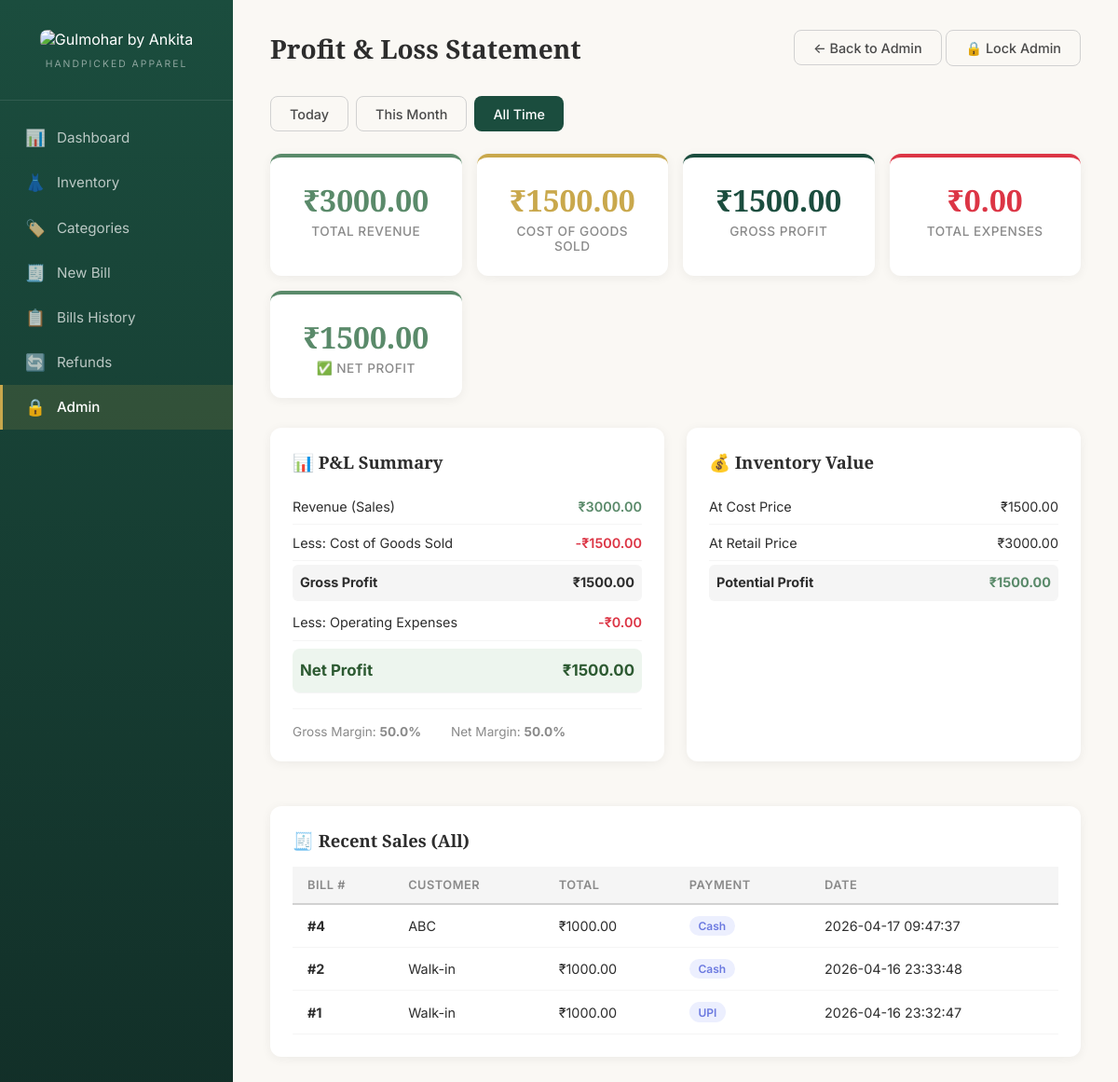
The app's page /profit-loss (signed in) with its own data.
### tables this page shows
CREATE TABLE bills (
            id INTEGER PRIMARY KEY AUTOINCREMENT,
            customer_name TEXT,
            customer_phone TEXT,
            subtotal REAL NOT NULL DEFAULT 0,
            discount_percent REAL NOT NULL DEFAULT 0,
            discount_amount REAL NOT NULL DEFAULT 0,
            tax_percent REAL NOT NULL DEFAULT 0,
            tax_amount REAL NOT NULL DEFAULT 0,
            total REAL NOT NULL DEFAULT 0,
            payment_method TEXT DEFAULT 'Cash',
            created_at TEXT DEFAULT (datetime('now','localtime'))
        );

### app.py (the view)
@app.route("/profit-loss")
def profit_loss():
    if not admin_authenticated():
        flash("Please unlock Admin to access Profit & Loss.", "error")
        return redirect(url_for("admin", next=url_for("profit_loss")))
    db = get_db()
    period = request.args.get("period", "all")
    today = datetime.now().strftime("%Y-%m-%d")
    month = datetime.now().strftime("%Y-%m")
    if period == "today":
        date_filter = f"{today}%"
    elif period == "month":
        date_filter = f"{month}%"
    else:
        date_filter = "%"
    revenue = db.execute(
        "SELECT COALESCE(SUM(total), 0) FROM bills WHERE created_at LIKE ?",
        (date_filter,),
    ).fetchone()[0]
    cogs = db.execute(
        "SELECT COALESCE(SUM(bi.quantity * p.cost_price), 0) "
        "FROM bill_items bi "
        "JOIN bills b ON bi.bill_id = b.id "
        "JOIN products p ON bi.product_id = p.id "
        "WHERE b.created_at LIKE ?",
        (date_filter,),
    ).fetchone()[0]
    total_expenses = db.execute(
        "SELECT COALESCE(SUM(amount), 0) FROM expenses WHERE created_at LIKE ?",
        (date_filter,),
    ).fetchone()[0]
    gross_profit = revenue - cogs
    net_profit = gross_profit - total_expenses
    expense_breakdown = db.execute(
        "SELECT category, SUM(amount) as total FROM expenses "
        "WHERE created_at LIKE ? GROUP BY category ORDER BY total DESC",
        (date_filter,),
    ).fetchall()
    recent_bills = db.execute(
        "SELECT * FROM bills WHERE created_at LIKE ? ORDER BY created_at DESC LIMIT 20",
        (date_filter,),
    ).fetchall()
    recent_expenses = db.execute(
        "SELECT * FROM expenses WHERE created_at LIKE ? ORDER BY created_at DESC LIMIT 20",
        (date_filter,),
    ).fetchall()
    inventory_cost = db.execute(
        "SELECT COALESCE(SUM(cost_price * quantity), 0) FROM products"
    ).fetchone()[0]
    inventory_retail = db.execute(
        "SELECT COALESCE(SUM(selling_price * quantity), 0) FROM products"
    ).fetchone()[0]
    return render_template(
        "profit_loss.html",
        revenue=revenue,
        cogs=cogs,
        gross_profit=gross_profit,
        total_expenses=total_expenses,
        net_profit=net_profit,
        expense_breakdown=expense_breakdown,
        recent_bills=recent_bills,
        recent_expenses=recent_expenses,
        inventory_cost=inventory_cost,
        inventory_retail=inventory_retail,
        period=period,
    )

### app.py (called while the page is built)
def get_db():
    if "db" not in g:
        g.db = sqlite3.connect(DATABASE)
        g.db.row_factory = sqlite3.Row
        g.db.execute("PRAGMA foreign_keys = ON")
    return g.db

def admin_authenticated():
    return session.get("admin_authenticated", False)

### templates/profit_loss.html (shortened to what this page needs)
{% extends "base.html" %}
{% block content %}
<div class="page-header">
    <h2>Profit & Loss Statement</h2>
    <div>
        <a href="{{ url_for('admin') }}" class="btn btn-outline">← Back to Admin</a>
        <a href="{{ url_for('admin_logout') }}" class="btn btn-outline">🔒 Lock Admin</a>
    </div>
</div>
<div class="period-tabs">
    <a href="{{ url_for('profit_loss', period='today') }}" class="btn {% if period == 'today' %}btn-primary{% else %}btn-outline{% endif %}">Today</a>
    <a href="{{ url_for('profit_loss', period='month') }}" class="btn {% if period == 'month' %}btn-primary{% else %}btn-outline{% endif %}">This Month</a>
    <a href="{{ url_for('profit_loss', period='all') }}" class="btn {% if period == 'all' %}btn-primary{% else %}btn-outline{% endif %}">All Time</a>
</div>
<div class="stats-grid">
    <div class="stat-card stat-green">
        <div class="stat-value">₹{{ "%.2f"|format(revenue) }}</div>
        <div class="stat-label">Total Revenue</div>
    </div>
    <div class="stat-card stat-gold">
        <div class="stat-value">₹{{ "%.2f"|format(cogs) }}</div>
        <div class="stat-label">Cost of Goods Sold</div>
    </div>
    <div class="stat-card stat-coral">
        <div class="stat-value">₹{{ "%.2f"|format(gross_profit) }}</div>
        <div class="stat-label">Gross Profit</div>
    </div>
    <div class="stat-card stat-red">
        <div class="stat-value">₹{{ "%.2f"|format(total_expenses) }}</div>
        <div class="stat-label">Total Expenses</div>
    </div>
    <div class="stat-card {% if net_profit >= 0 %}stat-green{% else %}stat-red{% endif %}">
        <div class="stat-value">₹{{ "%.2f"|format(net_profit) }}</div>
        <div class="stat-label">
            {% if net_profit >= 0 %}✅ Net Profit{% else %}❌ Net Loss{% endif %}
        </div>
    </div>
</div>
<div class="pl-grid">
    <div class="card">
        <h3 class="card-title">📊 P&L Summary</h3>
        <div class="pl-table">
            <div class="pl-row">
                <span>Revenue (Sales)</span>
                <span class="pl-positive">₹{{ "%.2f"|format(revenue) }}</span>
            </div>
            <div class="pl-row">
                <span>Less: Cost of Goods Sold</span>
                <span class="pl-negative">-₹{{ "%.2f"|format(cogs) }}</span>
            </div>
            <div class="pl-row pl-subtotal">
                <span><strong>Gross Profit</strong></span>
                <span><strong>₹{{ "%.2f"|format(gross_profit) }}</strong></span>
            </div>
            <div class="pl-row">
                <span>Less: Operating Expenses</span>
                <span class="pl-negative">-₹{{ "%.2f"|format(total_expenses) }}</span>
            </div>
            <div class="pl-row pl-total {% if net_profit >= 0 %}pl-profit{% else %}pl-loss{% endif %}">
                <span><strong>Net {{ "Profit" if net_profit >= 0 else "Loss" }}</strong></span>
                <span><strong>₹{{ "%.2f"|format(net_profit|abs) }}</strong></span>
            </div>
        </div>
        {% if revenue > 0 %}
        <div class="pl-margins">
            <span>Gross Margin: <strong>{{ "%.1f"|format(gross_profit / revenue * 100) }}%</strong></span>
            <span>Net Margin: <strong>{{ "%.1f"|format(net_profit / revenue * 100) }}%</strong></span>
        </div>
        {% endif %}
    </div>
    <div class="card">
        <h3 class="card-title">💰 Inventory Value</h3>
        <div class="pl-table">
            <div class="pl-row">
                <span>At Cost Price</span>
                <span>₹{{ "%.2f"|format(inventory_cost) }}</span>
            </div>
            <div class="pl-row">
                <span>At Retail Price</span>
                <span>₹{{ "%.2f"|format(inventory_retail) }}</span>
            </div>
            <div class="pl-row pl-subtotal">
                <span><strong>Potential Profit</strong></span>
                <span class="pl-positive"><strong>₹{{ "%.2f"|format(inventory_retail - inventory_cost) }}</strong></span>
            </div>
        </div>
    </div>
</div>
{% if recent_bills %}
<div class="card">
    <h3 class="card-title">🧾 Recent Sales ({{ period|capitalize }})</h3>
    <div class="table-wrapper">
        <table>
            <thead>
                <tr>
                    <th>Bill #</th>
                    <th>Customer</th>
                    <th>Total</th>
                    <th>Payment</th>
                    <th>Date</th>
                </tr>
            </thead>
            <tbody>
                {% for b in recent_bills %}
                <tr>
                    <td><strong>#{{ b.id }}</strong></td>
                    <td>{{ b.customer_name or 'Walk-in' }}</td>
                    <td>₹{{ "%.2f"|format(b.total) }}</td>
                    <td><span class="badge badge-info">{{ b.payment_method }}</span></td>
                    <td>{{ b.created_at }}</td>
                </tr>
                {% endfor %}
            </tbody>
        </table>
    </div>
</div>
{% endif %}
{% endblock %}

### static/style.css (style rules this page uses)
:root { --emerald: #1B4D3E; --emerald-dark: #122F28; --emerald-light: #E8F0EC; --gold: #C9A84C; --gold-light: #FBF5E5; --copper: #C4875C; --copper-light: #FDF0E8; --sage: #5A8A6A; --sage-light: #EDF5EE; --cream: #FAF8F4; --charcoal: #2D2D2D; --gray-700: #4A4A4A; --gray-500: #8A8A8A; --gray-300: #D1D1D1; --gray-100: #F5F5F5; --white: #FFFFFF; --danger: #DC3545; --danger-light: #FDE8EA; --info: #6C7AE0; --info-light: #ECEFFE; --sidebar-width: 250px; --radius: 12px; --shadow: 0 2px 12px rgba(0,0,0,0.06); --shadow-hover: 0 4px 20px rgba(0,0,0,0.1); }
* { margin: 0; padding: 0; box-sizing: border-box; }
body { font-family: 'Inter', -apple-system, BlinkMacSystemFont, sans-serif; background: var(--cream); color: var(--charcoal); display: flex; min-height: 100vh; }
.page-header { display: flex; justify-content: space-between; align-items: center; margin-bottom: 2rem; flex-wrap: wrap; gap: 1rem; }
.page-header h2 { font-family: 'Playfair Display', serif; font-size: 1.75rem; font-weight: 600; color: var(--charcoal); }
.card { background: var(--white); border-radius: var(--radius); padding: 1.5rem; box-shadow: var(--shadow); margin-bottom: 1.5rem; }
.card-title { font-family: 'Playfair Display', serif; font-size: 1.15rem; margin-bottom: 1rem; color: var(--charcoal); }
.stats-grid { display: grid; grid-template-columns: repeat(auto-fit, minmax(200px, 1fr)); gap: 1rem; margin-bottom: 2rem; }
.stat-card { background: var(--white); border-radius: var(--radius); padding: 1.5rem; box-shadow: var(--shadow); text-align: center; transition: transform 0.2s, box-shadow 0.2s; border-top: 4px solid transparent; }
.stat-coral { border-top-color: var(--emerald); }
.stat-gold { border-top-color: var(--gold); }
.stat-red { border-top-color: var(--danger); }
.stat-green { border-top-color: var(--sage); }
.stat-value { font-family: 'Playfair Display', serif; font-size: 2rem; font-weight: 700; margin-bottom: 0.25rem; }
.stat-coral .stat-value { color: var(--emerald); }
.stat-gold .stat-value { color: var(--gold); }
.stat-red .stat-value { color: var(--danger); }
.stat-green .stat-value { color: var(--sage); }
.stat-label { font-size: 0.85rem; color: var(--gray-500); font-weight: 500; text-transform: uppercase; letter-spacing: 0.5px; }
.table-wrapper { overflow-x: auto; }
table { width: 100%; border-collapse: collapse; font-size: 0.9rem; }
thead th { background: var(--gray-100); padding: 0.75rem 1rem; text-align: left; font-weight: 600; font-size: 0.8rem; text-transform: uppercase; letter-spacing: 0.5px; color: var(--gray-500); border-bottom: 2px solid var(--gray-300); }
tbody td { padding: 0.75rem 1rem; border-bottom: 1px solid var(--gray-100); vertical-align: middle; }
.badge { display: inline-block; padding: 0.2rem 0.6rem; border-radius: 20px; font-size: 0.75rem; font-weight: 600; }
.badge-info { background: var(--info-light); color: var(--info); }
.btn { display: inline-flex; align-items: center; gap: 0.5rem; padding: 0.6rem 1.25rem; border: none; border-radius: 8px; font-size: 0.9rem; font-weight: 500; cursor: pointer; text-decoration: none; transition: all 0.2s; font-family: inherit; }
.btn-primary { background: var(--emerald); color: var(--white); }
.btn-outline { background: transparent; border: 1.5px solid var(--gray-300); color: var(--gray-700); }
.period-tabs { display: flex; gap: 0.5rem; margin-bottom: 1.5rem; }
.pl-grid { display: grid; grid-template-columns: 1fr 1fr; gap: 1.5rem; margin-bottom: 1.5rem; }
.pl-table { display: flex; flex-direction: column; }
.pl-row { display: flex; justify-content: space-between; padding: 0.65rem 0; border-bottom: 1px solid var(--gray-100); font-size: 0.9rem; }
.pl-subtotal { background: var(--gray-100); padding: 0.65rem 0.5rem; border-radius: 6px; margin: 0.25rem 0; }
.pl-total { padding: 0.85rem 0.5rem; border-radius: 8px; margin-top: 0.5rem; font-size: 1.05rem; }
.pl-profit { background: var(--sage-light); color: #2d5a32; }
.pl-positive { color: var(--sage); font-weight: 600; }
.pl-negative { color: var(--danger); font-weight: 600; }
.pl-margins { display: flex; gap: 2rem; margin-top: 1rem; padding-top: 1rem; border-top: 1px solid var(--gray-100); font-size: 0.85rem; color: var(--gray-500); }

### records on screen
bills: id "4", customer_name "ABC", total "1000.00", payment_method "Cash", created_at "2026-04-17 09:47:37"
bills: id "2", customer_name "Walk-in", total "1000.00", payment_method "Cash", created_at "2026-04-16 23:33:48"
bills: id "1", customer_name "Walk-in", total "1000.00", payment_method "UPI", created_at "2026-04-16 23:32:47"

### other values on screen
{{ "%.2f"|format(revenue) }} "3000.00"
{{ "%.2f"|format(cogs) }} "1500.00"
{{ "%.2f"|format(gross_profit) }} "1500.00"
{{ "%.2f"|format(total_expenses) }} "0.00"
{{ "%.2f"|format(net_profit) }} "1500.00"
{{ "Profit" if net_profit >= 0 else "Loss" }} "Profit"
{{ "%.2f"|format(net_profit|abs) }} "1500.00"
{{ "%.1f"|format(gross_profit / revenue * 100) }} "50.0"
{{ "%.1f"|format(net_profit / revenue * 100) }} "50.0"
{{ "%.2f"|format(inventory_cost) }} "1500.00"
{{ "%.2f"|format(inventory_retail) }} "3000.00"
{{ "%.2f"|format(inventory_retail - inventory_cost) }} "1500.00"
{{ period|capitalize }} "All"
